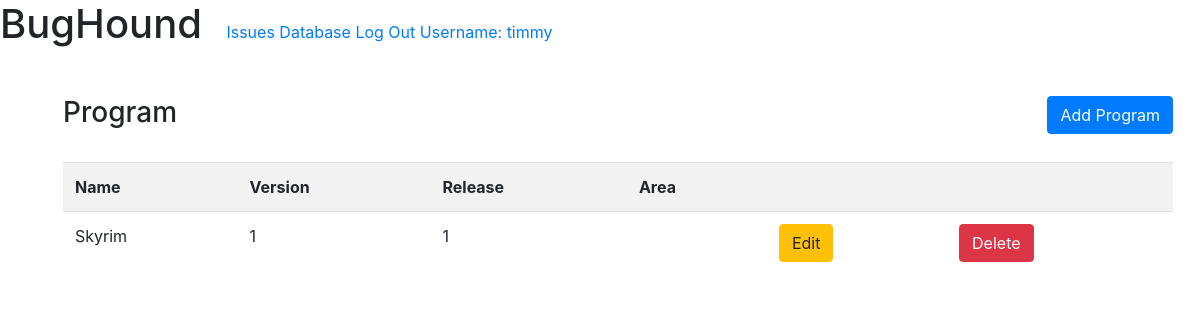
The page /programs/ (signed in) on the database as committed earlier.
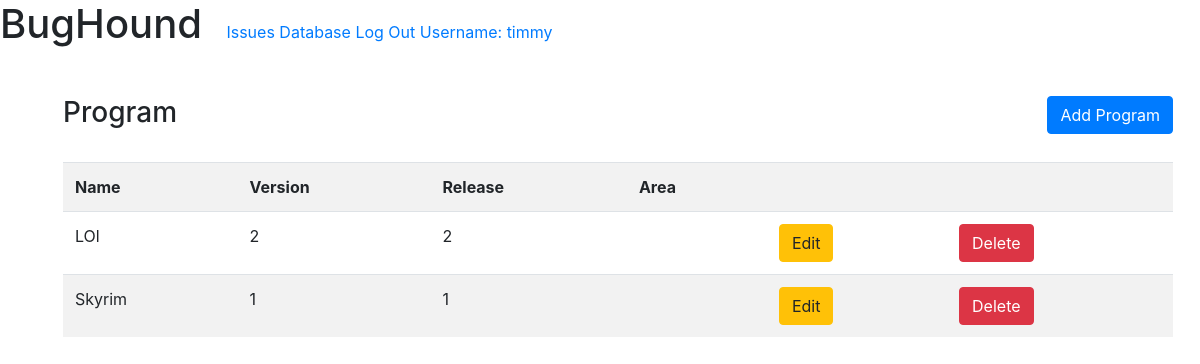
The same page on the database as committed later.
### issues/models.py (models this page shows, shortened)
class Program(models.Model):
    version = models.IntegerField(validators=[MinValueValidator(1)])
    release = models.IntegerField(validators=[MinValueValidator(1)])
    name = models.CharField(
        max_length=200,
        null=False,
        blank=False)
    areas = models.ManyToManyField(FunctionalArea)
    class Meta:
        unique_together = [['name', 'release', 'version']]

### issues/views.py (the view)
# urls.py: path('programs/', ProgramListView.as_view(), name='ProgramListView'),
class ProgramListView(LoginRequiredMixin, ListView):
    template_name = 'issues/pages/programs/programs.html'
    model = Program
    context_object_name = 'programs'
    ordering = ['name']
    paginate_by = 5

### issues/templates/issues/pages/programs/programs.html (shortened to what this page needs)
{% extends "issues/base.html" %}
{% load crispy_forms_tags %}
{% block content %}
  <div class="row justify-content-between my-4">
    <div class="col-4">
      <h3>Program</h3>
    </div>
    <div class="col-4">
      <div class="float-right">
        <a class="btn btn-primary" href="{% url "program_create" %}">Add Program</a>
      </div>
    </div>
  </div>
  <table class="table table-striped">
    <tr>
      <th>Name</th>
      <th>Version</th>
      <th>Release</th>
      <th>Area</th>
      <th></th>
      <th></th>
    </tr>
    {% for program in programs %}
    <tr>
      <td>{{ program.name }}</td>
      <td>{{ program.version}}</td>
      <td>{{ program.release}}</td>
      <td>{{ program.area}}</td>
      <td><a href="{% url 'ProgramUpdateView' program.id %}" class="btn btn-warning">Edit</a></td>
      <td><a href="{% url 'ProgramDeleteView' program.id %}" class="btn btn-danger">Delete</a></td>
    </tr>
    {% endfor %}
  </table >
{% endblock %}

Rows that differ between the two databases and show on the page:
added Program: name "LOl", version "2", release "2"
